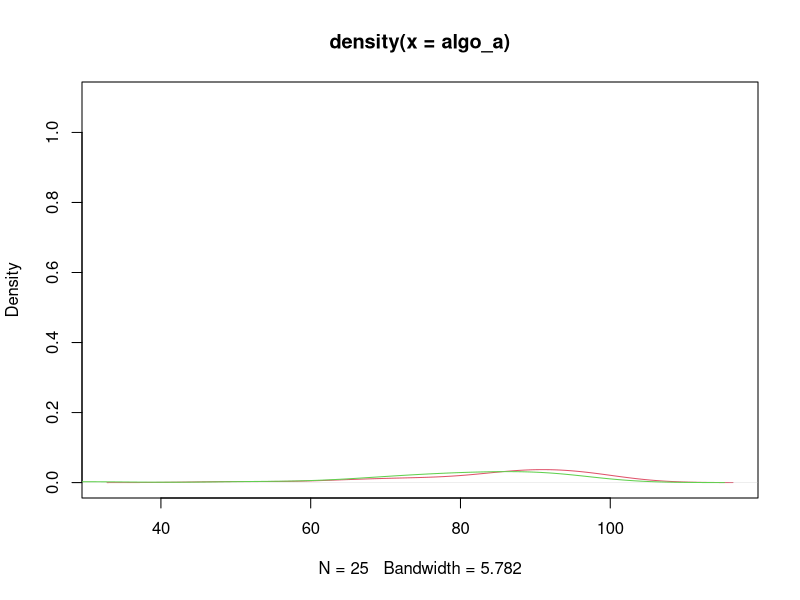

This chart was generated by the following R code:
algo_a <- c(93.99, 91.36, 71.68, 97.28, 85.94, 97.81, 77.47, 77.1, 85.81, 86.39, 83.7, 89.03, 95.68, 92.02, 87.89, 91.23, 72.84, 85.81, 50.15, 97.48, 99.04, 95.36, 66.67, 90.11, 64.04)
algo_b <- c(76.17, 91.04, 72.38, 95.99, 84.49, 93.17, 69.92, 71.96, 84.49, 83.33, 81.85, 79.35, 92.29, 90.31, 79.72, 91.23, 77.71, 81.08, 29.5, 92.88, 88.94, 52.04, 69.62, 90.57, 63.92)

plot(density(algo_a), ylim = c(0, 1.1), col=2)
lines(density(algo_b), col = 3)

shapiro.test(algo_a)
shapiro.test(algo_b)

